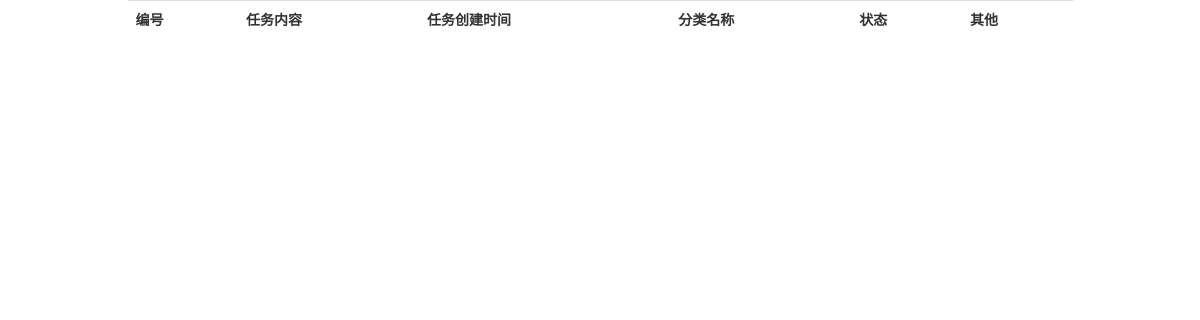
The page /todo/list/ (signed in) on the database as committed earlier.
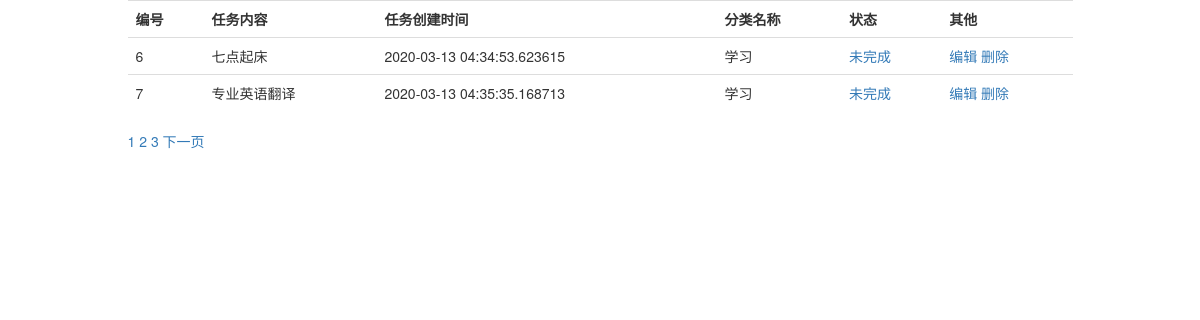
The same page on the database as committed later.
### app/models.py (models this page shows, shortened)
class Todo(db.Model):
    __tablename__ = 'todos'
    id = db.Column(db.Integer, autoincrement=True, primary_key=True)
    content = db.Column(db.String(100))
    status = db.Column(db.Boolean, default=False)
    add_time = db.Column(db.DateTime, default=datetime.utcnow)
    user_id = db.Column(db.Integer, db.ForeignKey('users.id'))
    category_id = db.Column(db.Integer, db.ForeignKey('categories.id'))

class Category(db.Model):
    __tablename__ = 'categories'
    id = db.Column(db.Integer, autoincrement=True, primary_key=True)
    name = db.Column(db.String(20), unique=True)
    add_time = db.Column(db.DateTime, default=datetime.utcnow)
    user_id = db.Column(db.Integer, db.ForeignKey('users.id'))
    todos = db.relationship('Todo', backref='category')

### app/todo/views.py (the view)
@todo.route('/list/')
@login_required
def list():
    page = int(request.args.get('page', 1))
    todoPageObj = Todo.query.filter_by(user_id=current_user.id).paginate(
        page, per_page=current_app.config['PRE_PAGE']
    )
    return render_template('todo/list.html', todoPageObj=todoPageObj)

### app/auth/views.py (called while the page is built)
@auth.before_app_request
def before_request():
    if current_user.is_authenticated \
            and not current_user.confirmed \
            and request.endpoint[:5] != 'auth.' \
            and request.endpoint != 'static':
        return redirect(url_for('auth.unconfirmed'))

### app/models.py (called while the page is built)
@login_manager.user_loader
def load_user(user_id):
    return User.query.get(int(user_id))

### app/templates/todo/list.html (shortened to what this page needs)
{% extends 'bootstrap/base.html' %}
{% block content %}
    <div class="container">
        <div class="row">
            <div class="col-lg-10 col-lg-offset-1">
                <table class="table table-hover">
                    <tr>
                        <th>编号</th>
                        <th>任务内容</th>
                        <th>任务创建时间</th>
                        <th>分类名称</th>
                        <th>状态</th>
                        <th>其他</th>
                    </tr>
                    {% for todo in todoPageObj.items %}
                        <tr>
                            <td>{{ todo.id }}</td>
                            <td>{{ todo.content }}</td>
                            <td>{{ todo.add_time }}</td>
                            <td>{{ todo.category.name }}</td>
                            <td>
                                {% if todo.status %}
                                    <a href="{{ url_for('todo.undo', id=todo.id) }}">已完成</a>
                                {% else %}
                                    <a href="{{ url_for('todo.done', id=todo.id) }}">未完成</a>
                                {% endif %}
                            </td>
                            <td>
                                <a href="{{ url_for('todo.edit', id=todo.id) }}">编辑</a>
                                <a href="{{ url_for('todo.delete', id=todo.id) }}">删除</a>
                            </td>
                        </tr>
                    {% endfor %}
                </table>
                {% for i in todoPageObj.iter_pages() %}
                    <a href="{{ url_for('todo.list') }}?page={{ i }}">
                        {% if i %}
                            {{ i }}
                        {% else %}
                            ...
                        {% endif %}
                    </a>
                {% endfor %}
                {% if todoPageObj.has_next %}
                    <a href="{{ url_for('todo.list') }}?page={{ todoPageObj.next_num }}">下一页</a>
                {% endif %}
            </div>
        </div>
    </div>
{% endblock %}

Rows that differ between the two databases and show on the page:
added Todo: id "6", content "七点起床", add_time "2020-03-13 04:34:53.623615", category.name "学习"
added Todo: id "7", content "专业英语翻译", add_time "2020-03-13 04:35:35.168713", category.name "学习"
Other text that changed with them:
new list line: "1"
new list line: "2"
new list line: "3"
text now shown: "下一页"
